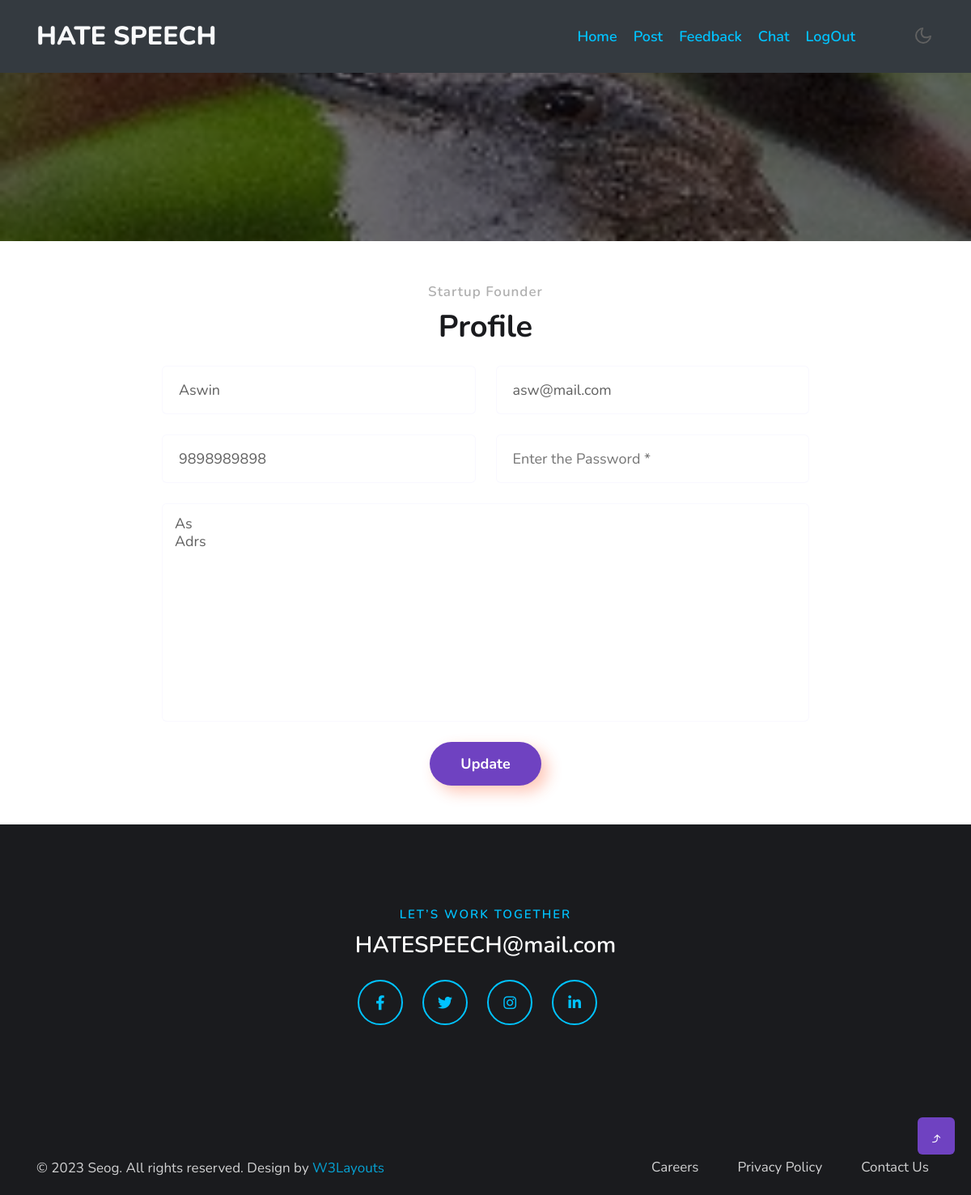
The page /sfProfile (signed in) on the database its author committed.
### hsApp/models.py (models this page shows)
class Users(models.Model):
    name = models.CharField(max_length=50)
    email = models.EmailField()
    phone = models.CharField(max_length=20)
    address = models.CharField(max_length=200)
    document = models.FileField(upload_to="docs")
    user = models.ForeignKey(User, on_delete=models.CASCADE)

### hsApp/views.py (the view, shortened to what this page needs)
# urls.py: path("sfProfile", views.sfProfile),
def sfProfile(request):
    if 'id' in request.session:
     id = request.session['id']
     data = Users.objects.get(id=id)
     return render(request, "sfProfile.html", {"data": data})
    else:
        return redirect("/login")

### templates/sfProfile.html (shortened to what this page needs)
{% extends "sfBase.html" %} {% block content %}
<section class="w3l-inner-page-breadcrumb">
	<div class="breadcrumb-bg py-5">
		<div class="container pt-lg-5 pt-md-3 p-lg-4 pb-md-3 my-lg-3">
			<h2 class="title pt-5"></h2>
		</div>
	</div>
</section>
<div class="w3l-contact-10" id="contact">
	<div class="form-41-mian py-lg-5 py-md-4 py-2">
		<div class="container">
			<div class="header-title text-center mx-auto">
				<h6 class="title-subhny mb-1">Startup Founder</h6>
				<h3 class="title-w3l">Profile</h3>
			</div>
			<div class="contacts-5-grid-main mt-4">
				<div class="form-inner-cont">
					<form
						action="#"
						method="post"
						class="signin-form"
						enctype="multipart/form-data"
					>
						<div class="form-grids">
							<div class="form-input" data-aos="fade-down">
								<input
									type="text"
									name="name"
									placeholder="Enter your name *"
									value="{{data.name}}"
									required=""
								/>
							</div>
							<div class="form-input" data-aos="fade-down">
								<input
									type="email"
									name="email"
									placeholder="Enter your email *"
									value="{{data.email}}"
									required
								/>
							</div>
							<div class="form-input" data-aos="fade-up">
								<input
									type="text"
									name="phone"
									placeholder="Enter your Phone Number *"
									value="{{data.phone}}"
									required
								/>
							</div>
							<div class="form-input" data-aos="fade-up">
								<input
									type="password"
									name="password"
									placeholder="Enter the Password *"
									required
								/>
							</div>
						</div>
						<div class="form-input">
							<textarea name="address" placeholder="Address *" required="">
{{data.address}}</textarea
							>
						</div>
						<div class="text-center mt-3">
							<button class="btn btn-style btn-primary">Update</button>
						</div>
					</form>
				</div>
			</div>
		</div>
	</div>
</div>
{% endblock %}

### templates/sfBase.html (style rules this page uses)
body { background-color: #d0d3d4; }

### rows shown on the page
Users: name "Aswin", email "asw@mail.com", phone "9898989898", address "As Adrs"
